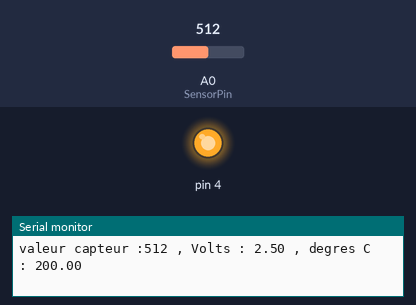
This sketch was run on a simulated Arduino Uno, built with avr-gcc and run on an emulated ATmega328P. Shown: output pins drawn as LEDs (lit = HIGH), the last lines printed to the serial monitor. The inputs (shaded band) are chosen by the test bench; at power-on: A0 (SensorPin) = 512.

Above: at 1.8 s.
1.9 s: A0 (SensorPin) set to 152
3.4 s: A0 (SensorPin) set to 133
At 4.3 s:
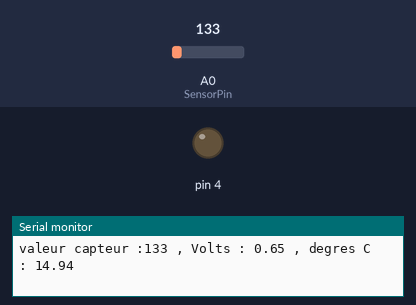
5.5 s: A0 (SensorPin) set to 306
At 7.1 s:
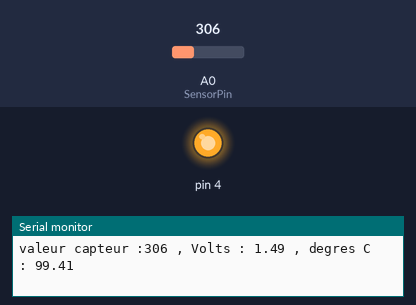
7.5 s: A0 (SensorPin) set to 122
At 8.7 s:
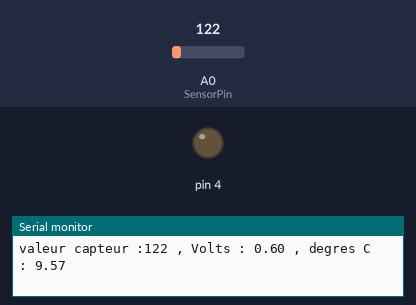
Timing chart, 0 to 10.5 s (numbered marks = the images above; inputs shaded):
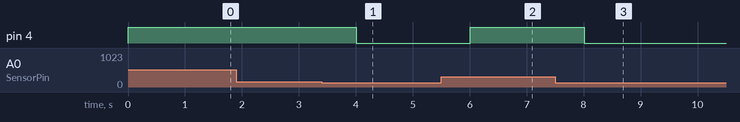

Measured:
- the behaviour switches between 144 and 143 on A0 (SensorPin) (found by bisection; images 0 and 1)
- after the input at 3.4 s, pin 4: HIGH → LOW after 0.61 s
- after the input at 5.5 s, pin 4: LOW → HIGH after 0.51 s
- after the input at 7.5 s, pin 4: HIGH → LOW after 0.51 s

The sketch:

capteur_de_temperature.ino
```cpp
const int SensorPin = A0;
const float cte = 20.0;
void setup() {
 Serial.begin(9600);
 pinMode(4,OUTPUT);
}
void loop() {
int SensorVal = analogRead(SensorPin);
Serial.print("valeur capteur :");
Serial.print(SensorVal);
float voltage = (SensorVal/1024.0)*5;
Serial.print(" , Volts : ");
Serial.print(voltage);
Serial.print(" , degres C : ");
float temperature = (voltage - .5)*100;
Serial.println(temperature);
if (temperature > cte){
  digitalWrite(4, HIGH);
}
else {
  digitalWrite(4, LOW);
}
delay(1000);
}
```
